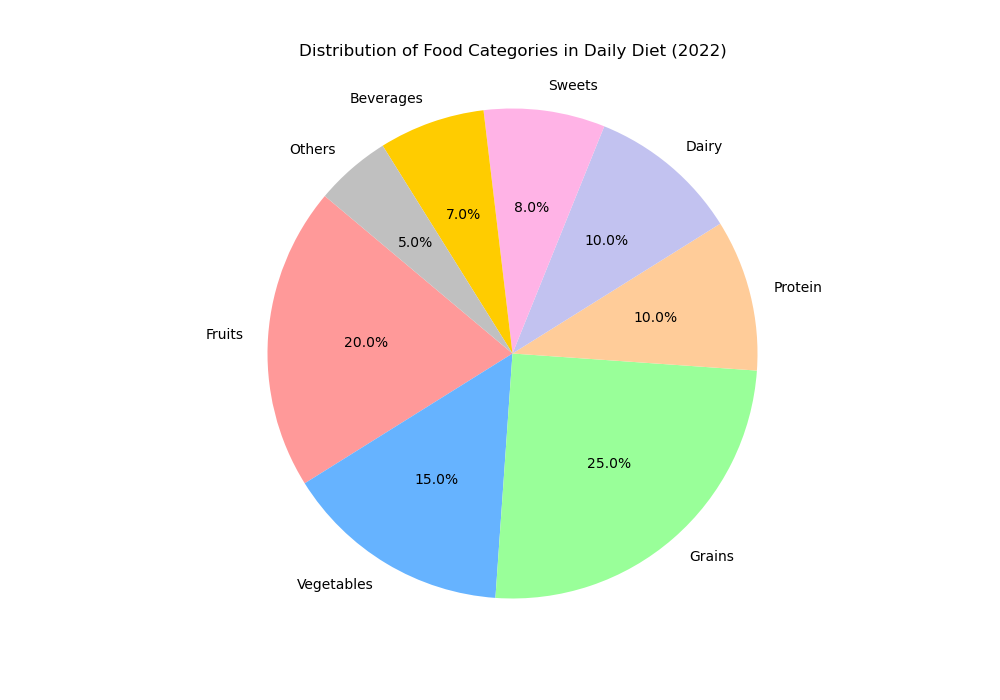

Here is the Python script that generated this plot:

import matplotlib.pyplot as plt

# Data
categories = ['Fruits', 'Vegetables', 'Grains', 'Protein', 'Dairy', 'Sweets', 'Beverages', 'Others']
percentages = [20, 15, 25, 10, 10, 8, 7, 5]
colors = ['#ff9999', '#66b3ff', '#99ff99', '#ffcc99', '#c2c2f0', '#ffb3e6', '#ffcc00', '#c0c0c0']

# Plotting the pie chart
fig, ax = plt.subplots(figsize=(10, 7))
ax.pie(percentages, labels=categories, autopct='%1.1f%%', startangle=140, colors=colors)
ax.axis('equal')  # Equal aspect ratio ensures that pie is drawn as a circle.

# Setting the title
plt.title("Distribution of Food Categories in Daily Diet (2022)", pad=20)

# Display the chart
plt.show()
